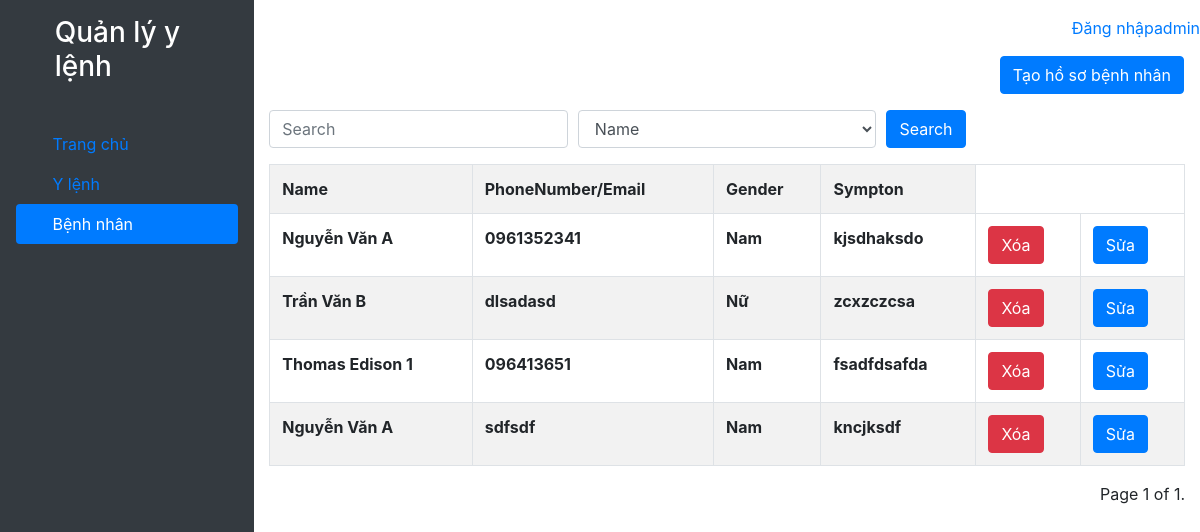
The page /patient/ on the database its author committed.
### patient/models.py (models this page shows, shortened)
class Patient(models.Model):
    GENDER = (
        ('Nam', 'Nam'),
        ('Nữ', 'Nữ'),
    )
    patient_name = models.CharField(max_length=30)
    birthday = models.DateField("Day End(mm/dd/yyyy)")
    gender = models.CharField(max_length=12, default='Nam', choices=GENDER)
    phone_number = models.CharField(max_length=50)
    doctor = models.ForeignKey(User, editable=True, on_delete = models.CASCADE, null=True)
    sympton = models.TextField()
    note = models.TextField()

### patient/views.py (the view)
# urls.py: path('', views.list),
def list(request):
    Patients = Patient.objects.all()
    search_field = request.GET.get('search_field')
    in_search = request.GET.get('in_search')
    if search_field == 'Name':
        Patients = Patients.filter(patient_name__icontains=in_search)
    if search_field == 'Doctor':
        Patients = Patients.filter(doctor__icontains=in_search)
    pag = Paginator(Patients, 8)
    pag_num = request.GET.get('page')
    try:
        patient= pag.page(pag_num)
    except PageNotAnInteger:
        patient = pag.page(1)
    except EmptyPage:
        patient = pag.page(pag.num_pages)
    return render(request,'patient/patient.html', {'patient': patient})

### patient/templates/patient/patient.html (shortened to what this page needs)
{% extends "pages/base.html" %}
{% block content %}
<div>
    <div class="wrapper d-flex">
        <div class="d-flex flex-column p-3 text-white bg-dark" style="width: 300px ; height:100vh;">
            <a href="/" class="d-flex align-items-center mb-3 mb-md-0 me-md-auto text-white text-decoration-none">
                <svg class="bi me-2" width="40" height="32"><use xlink:href="#bootstrap"></use></svg>
                <h3 class="fs-4">Quản lý y lệnh</h3>
            </a>
            <ul class="nav nav-pills flex-column mb-auto">
                <li class="nav-item">
                    <a href="/" class="nav-link ">
                        <svg class="bi me-2" width="16" height="16"><use xlink:href="#home"></use></svg>
                        Trang chủ
                    </a>
                </li>
                <li>
                    <a href="/ylenh" class="nav-link ">
                        <svg class="bi me-2" width="16" height="16"><use xlink:href="#speedometer2"></use></svg>
                        Y lệnh
                    </a>
                </li>
                <li>
                    <a href="/patient" class="nav-link text-white active">
                        <svg class="bi me-2" width="16" height="16"><use xlink:href="#speedometer2"></use></svg>
                        Bệnh nhân
                    </a>
                </li>
            </ul>
        </div>
        <div style="width: 95%">
            <nav style=" height : 40px;" class="mt-3 d-flex justify-content-end">
                {% if user.username %}
                <p>Xin chào {{user.username}}</p>
                <p><a class="mr-2" href="{% url 'logout' %}">(Đăng xuất)</a></p>
                {% else %}
                <p><a href="{% url 'login' %}">Đăng nhập</a></p>
                <p><a href="/admin">admin</a></p>
                {% endif %}
            </nav>
            <div class="d-flex justify-content-end mr-3 mb-3">
                <a href="{% url 'patient_create' %}" class="btn btn-primary ">Tạo hồ sơ bệnh nhân</a>
            </div>
            <form method="GET" class="container">
                <div class="form-row">
                  <div class="form-group col-md-4">
                    <input class="form-control" type="search" name="in_search" placeholder="Search">
                  </div>
                  <div class="form-group col-md-4">
                    <select class="form-control" name="search_field">
                        <option>Name</option>
                    </select>
                  </div>
                    <div class="form-group col-md-4">
                        <button type="submit" class="btn btn-primary">Search</button>
                    </div>
                </div>
              </form>
            <div class = "container">
                <table class="table table-striped table-bordered table-hover" >
                    <tr>
                        <th>Name</th>
                        <th>PhoneNumber/Email</th>
                        <th>Gender</th>
                        <th>Sympton</th>
                    </tr>
                    {% for p in patient %}
                    <tr>
                        <th>{{p.patient_name}}</th>
                        <th>{{p.phone_number}}</th>
                        <th>{{p.gender}}</th>
                        <th>{{p.sympton}}</th>
                        <td><a class="btn btn-danger btn-xs" href="{% url 'patient_delete' p.id %}">Xóa</a></td>
                        <td><a class="btn btn-primary btn-xs" href="{% url 'patient_modify' p.id %}">Sửa</a></td>
                    </tr>
                    {% endfor %}
                </table>
            </div>
            <div class="pagination d-flex justify-content-end container">
                <span class="current">
                    Page {{ patient.number }} of {{ patient.paginator.num_pages }}.
                </span>
            </div>
        </div>
    </div>
</div>
{% endblock %}

### rows shown on the page
Patient: patient_name "Nguyễn Văn A", phone_number "0961352341", gender "Nam", sympton "kjsdhaksdo"
Patient: patient_name "Trần Văn B", phone_number "dlsadasd", gender "Nữ", sympton "zcxzczcsa"
Patient: patient_name "Thomas Edison 1", phone_number "096413651", gender "Nam", sympton "fsadfdsafda"
Patient: patient_name "Nguyễn Văn A", phone_number "sdfsdf", gender "Nam", sympton "kncjksdf"

### other values the page prints
{{ patient.number }} "1"
{{ patient.paginator.num_pages }} "1"
